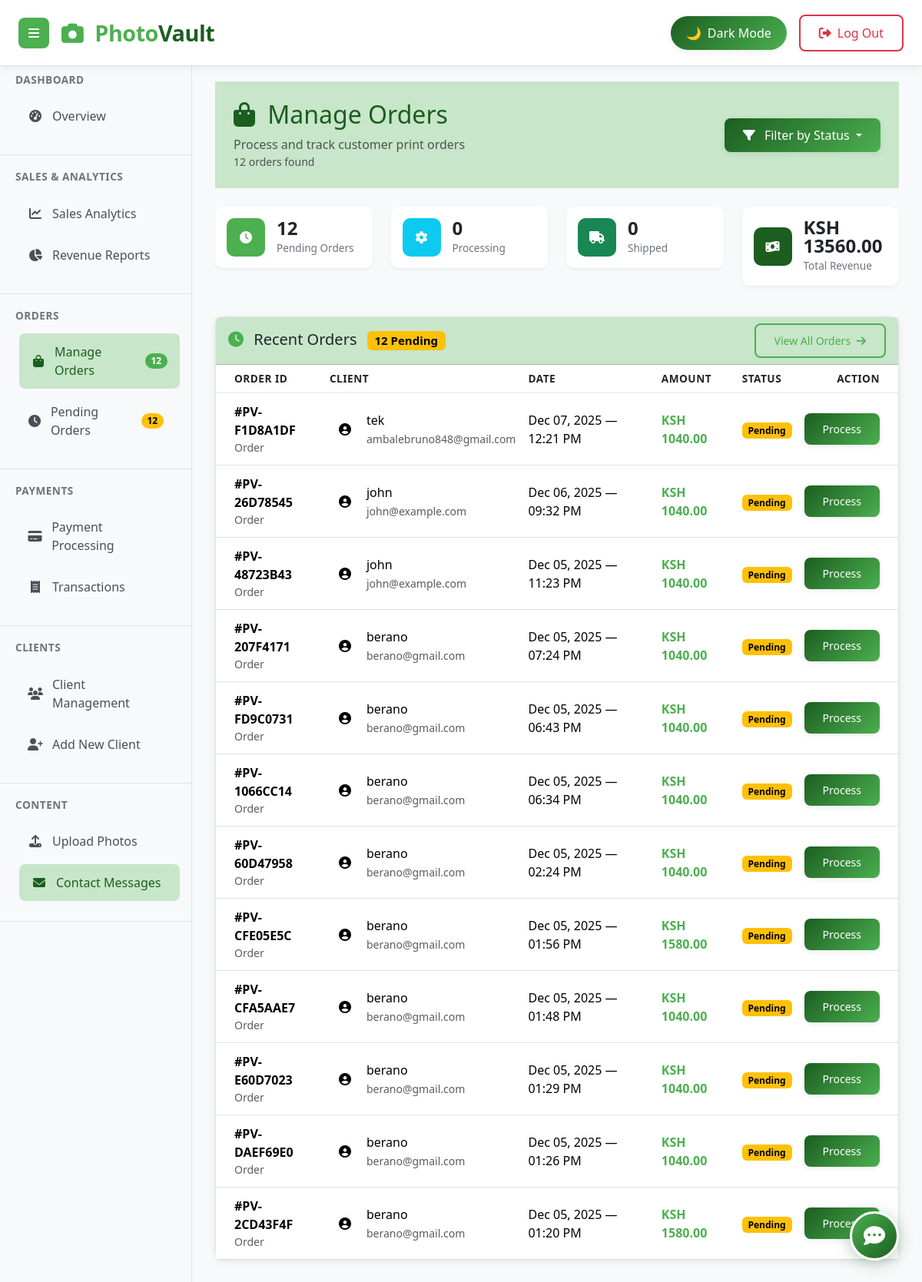
The page /orders/ (signed in) on the database as committed earlier.
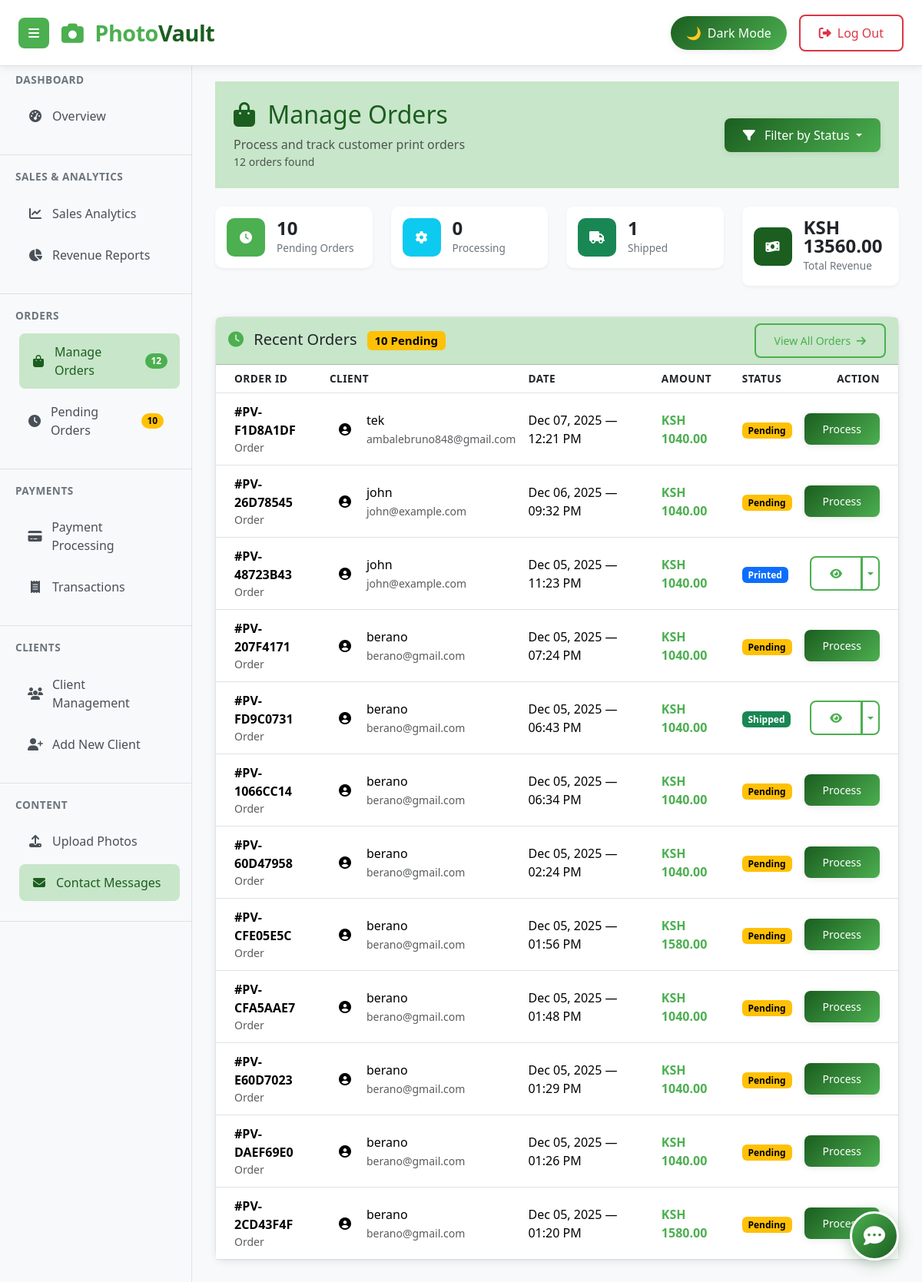
The same page on the database as committed later.
### Photoapp/models.py (models this page shows, shortened)
class PrintOrder(models.Model):
    SIZE_CHOICES = [
        ('4x6', '4x6 inches'),
        ('5x7', '5x7 inches'),
        ('8x10', '8x10 inches'),
        ('11x14', '11x14 inches'),
        ('16x20', '16x20 inches'),
        ('20x30', '20x30 inches'),
    ]
    PAPER_CHOICES = [
        ('matte', 'Matte'),
        ('glossy', 'Glossy'),
        ('lustre', 'Lustre'),
        ('metallic', 'Metallic'),
    ]
    STATUS_CHOICES = [
        ('pending', 'Pending'),
        ('processing', 'Processing'),
        ('printed', 'Printed'),
        ('shipped', 'Shipped'),
        ('delivered', 'Delivered'),
        ('cancelled', 'Cancelled'),
    ]
    SHIPPING_CHOICES = [
        ('standard', 'Standard (5-7 days)'),
        ('express', 'Express (2-3 days)'),
        ('overnight', 'Overnight (1 day)'),
    ]
    order_number = models.CharField(max_length=20, unique=True, default=generate_order_number)
    user = models.ForeignKey(User, on_delete=models.CASCADE, related_name='print_orders')
    print_size = models.CharField(max_length=20, choices=SIZE_CHOICES, default='8x10')
    paper_type = models.CharField(max_length=20, choices=PAPER_CHOICES, default='matte')
    quantity = models.PositiveIntegerField(default=1)
    framing = models.BooleanField(default=False)
    frame_color = models.CharField(max_length=50, blank=True, null=True)
    shipping_method = models.CharField(max_length=20, choices=SHIPPING_CHOICES, default='standard')
    shipping_address = models.TextField()
    shipping_city = models.CharField(max_length=100)
    shipping_state = models.CharField(max_length=100)
    shipping_zip = models.CharField(max_length=20)
    shipping_country = models.CharField(max_length=100, default='Kenya')
    contact_email = models.EmailField()
    contact_phone = models.CharField(max_length=20)
    status = models.CharField(max_length=20, choices=STATUS_CHOICES, default='pending')
    status_updated = models.DateTimeField(auto_now=True)
    tracking_number = models.CharField(max_length=100, blank=True, null=True)
    estimated_delivery = models.DateField(blank=True, null=True)
    subtotal = models.DecimalField(max_digits=10, decimal_places=2)
    shipping_cost = models.DecimalField(max_digits=10, decimal_places=2)
    tax = models.DecimalField(max_digits=10, decimal_places=2)
    total_amount = models.DecimalField(max_digits=10, decimal_places=2)
    created_at = models.DateTimeField(auto_now_add=True)
    updated_at = models.DateTimeField(auto_now=True)
    class Meta:
        ordering = ['-created_at']

### Photoapp/views.py (the view)
# urls.py: path('orders/', views.admin_orders, name='admin_orders'),
@login_required
def admin_orders(request):
    status_filter = request.GET.get('status', '')
    base_query = PrintOrder.objects.all().order_by('-created_at')
    if status_filter:
        orders = base_query.filter(status=status_filter)
    else:
        orders = base_query
    pending_count = base_query.filter(status='pending').count()
    processing_count = base_query.filter(status='processing').count()
    shipped_count = base_query.filter(status='shipped').count()
    total_revenue = base_query.exclude(status='cancelled').aggregate(
        total=models.Sum('total_amount')
    )['total'] or Decimal('0.00')
    context = {
        "orders": orders,
        "pending_count": pending_count,
        "processing_count": processing_count,
        "shipped_count": shipped_count,
        "total_orders_count": base_query.count(),
        "total_revenue": float(total_revenue),
        "status_filter": status_filter,
    }
    return render(request, "admin_orders.html", context)

### Photoapp/templates/admin_orders.html (shortened to what this page needs)
{% extends "base.html" %}
{% block auth_buttons %}
    <button class="btn-logout" onclick="logout()">
        <i class="fas fa-sign-out-alt"></i>
        <span class="d-none d-md-inline">Log Out</span>
    </button>
{% endblock %}
{% block sidebar %}
    <nav class="sidebar">
        <div class="sidebar-section">
            <h6 class="sidebar-section-title">Dashboard</h6>
            <a href="{% url 'admin' %}" class="sidebar-link">
                <i class="fas fa-tachometer-alt"></i>
                <span>Overview</span>
            </a>
        </div>
        <div class="sidebar-section">
            <h6 class="sidebar-section-title">Sales & Analytics</h6>
            <a href="#" class="sidebar-link">
                <i class="fas fa-chart-line"></i>
                <span>Sales Analytics</span>
            </a>
            <a href="#" class="sidebar-link">
                <i class="fas fa-chart-pie"></i>
                <span>Revenue Reports</span>
            </a>
        </div>
        <div class="sidebar-section">
            <h6 class="sidebar-section-title">Orders</h6>
            <a href="{% url 'admin_orders' %}" class="sidebar-link active">
                <i class="fas fa-shopping-bag"></i>
                <span>Manage Orders</span>
                <span class="badge bg-pv-light rounded-pill ms-auto">{{ total_orders_count|default:"0" }}</span>
            </a>
            <a href="#" class="sidebar-link">
                <i class="fas fa-clock"></i>
                <span>Pending Orders</span>
                <span class="badge bg-warning rounded-pill ms-auto">{{ pending_count|default:"0" }}</span>
            </a>
        </div>
        <div class="sidebar-section">
            <h6 class="sidebar-section-title">Payments</h6>
            <a href="#" class="sidebar-link">
                <i class="fas fa-credit-card"></i>
                <span>Payment Processing</span>
            </a>
            <a href="#" class="sidebar-link">
                <i class="fas fa-receipt"></i>
                <span>Transactions</span>
            </a>
        </div>
        <div class="sidebar-section">
            <h6 class="sidebar-section-title">Clients</h6>
            <a href="{% url 'clientManage' %}" class="sidebar-link">
                <i class="fas fa-users"></i>
                <span>Client Management</span>
            </a>
            <a href="#" class="sidebar-link" onclick="openUploadModal()">
                <i class="fas fa-user-plus"></i>
                <span>Add New Client</span>
            </a>
        </div>
        <div class="sidebar-section">
            <h6 class="sidebar-section-title">Content</h6>
            <a href="{% url 'upload_photos' %}" class="sidebar-link">
                <i class="fas fa-upload"></i>
                <span>Upload Photos</span>
            </a>
            <a href="{% url 'admin_contact_messages' %}" class="sidebar-link active">
                <i class="fas fa-envelope"></i>
                <span>Contact Messages</span>
            </a>
        </div>
    </nav>
{% endblock %}
{% block content %}
<div class="container-fluid p-0">
    <div class="dashboard-header bg-pv-very-light py-4 px-4 mb-4">
        <div class="d-flex justify-content-between align-items-center flex-wrap">
            <div>
                <h1 class="h2 mb-0 text-pv-deep">
                    <i class="fas fa-shopping-bag me-2"></i>
                    Manage Orders
                </h1>
                <p class="text-muted mb-0 mt-2">Process and track customer print orders</p>
                <p class="text-muted small mb-0">{{ orders.count }} orders found</p>
            </div>
            <div class="d-flex align-items-center gap-3 mt-2 mt-md-0">
                <div class="dropdown">
                    <button class="btn btn-pv-primary dropdown-toggle" type="button" data-bs-toggle="dropdown">
                        <i class="fas fa-filter me-2"></i>
                        {% if status_filter %}
                            {{ status_filter|title }} Orders
                        {% else %}
                            Filter by Status
                        {% endif %}
                    </button>
                </div>
            </div>
        </div>
    </div>
    <div class="row mb-4">
        <div class="col-md-3 col-6 mb-3">
            <div class="stat-card">
                <div class="stat-icon bg-pv-light">
                    <i class="fas fa-clock text-white"></i>
                </div>
                <div class="stat-content">
                    <div class="stat-number">{{ pending_count|default:"0" }}</div>
                    <div class="stat-label">Pending Orders</div>
                </div>
            </div>
        </div>
        <div class="col-md-3 col-6 mb-3">
            <div class="stat-card">
                <div class="stat-icon bg-info">
                    <i class="fas fa-cog text-white"></i>
                </div>
                <div class="stat-content">
                    <div class="stat-number">{{ processing_count|default:"0" }}</div>
                    <div class="stat-label">Processing</div>
                </div>
            </div>
        </div>
        <div class="col-md-3 col-6 mb-3">
            <div class="stat-card">
                <div class="stat-icon bg-success">
                    <i class="fas fa-truck text-white"></i>
                </div>
                <div class="stat-content">
                    <div class="stat-number">{{ shipped_count|default:"0" }}</div>
                    <div class="stat-label">Shipped</div>
                </div>
            </div>
        </div>
        <div class="col-md-3 col-6 mb-3">
            <div class="stat-card">
                <div class="stat-icon bg-pv-deep">
                    <i class="fas fa-money-bill-wave text-white"></i>
                </div>
                <div class="stat-content">
                    <div class="stat-number">KSH {{ total_revenue|floatformat:2|default:"0.00" }}</div>
                    <div class="stat-label">Total Revenue</div>
                </div>
            </div>
        </div>
    </div>
    <div class="card h-100">
        <div class="card-header bg-pv-very-light d-flex justify-content-between align-items-center">
            <h5 class="mb-0">
                <i class="fas fa-clock me-2 text-pv-light"></i>
                Recent Orders
                <span class="badge bg-warning ms-2">{{ pending_count }} Pending</span>
            </h5>
            <a href="{% url 'admin_orders' %}" class="btn btn-pv-outline btn-sm">
                View All Orders
                <i class="fas fa-arrow-right ms-1"></i>
            </a>
        </div>
        <div class="card-body p-0">
            <div class="table-responsive">
                <table class="table table-hover mb-0">
                    <thead>
                        <tr class="bg-pv-very-light">
                            <th class="ps-4">Order ID</th>
                            <th>Client</th>
                            <th>Date</th>
                            <th>Amount</th>
                            <th>Status</th>
                            <th class="pe-4 text-end">Action</th>
                        </tr>
                    </thead>
                    <tbody>
                        {% for order in orders %}
                        <tr>
                            <td class="ps-4">
                                <strong>#{{ order.order_number }}</strong>
                                <div class="text-muted small">Order</div>
                            </td>
                            <td>
                                <div class="d-flex align-items-center">
                                    <div class="client-avatar me-2">
                                        <i class="fas fa-user-circle"></i>
                                    </div>
                                    <div>
                                        <div class="fw-medium">{{ order.user.username }}</div>
                                        <small class="text-muted">{{ order.user.email }}</small>
                                    </div>
                                </div>
                            </td>
                            <td>{{ order.created_at|date:"M d, Y — h:i A" }}</td>
                            <td>
                                <span class="fw-bold text-pv-light">KSH {{ order.total_amount|floatformat:2 }}</span>
                            </td>
                            <td>
                                {% if order.status == 'pending' %}
                                    <span class="badge bg-warning text-dark" id="status-badge-{{ order.id }}">Pending</span>
                                {% elif order.status == 'processing' %}
                                    <span class="badge bg-info" id="status-badge-{{ order.id }}">Processing</span>
                                {% elif order.status == 'printed' %}
                                    <span class="badge bg-primary" id="status-badge-{{ order.id }}">Printed</span>
                                {% elif order.status == 'shipped' %}
                                    <span class="badge bg-success" id="status-badge-{{ order.id }}">Shipped</span>
                                {% elif order.status == 'delivered' %}
                                    <span class="badge bg-success" id="status-badge-{{ order.id }}">Delivered</span>
                                {% elif order.status == 'cancelled' %}
                                    <span class="badge bg-danger" id="status-badge-{{ order.id }}">Cancelled</span>
                                {% else %}
                                    <span class="badge bg-secondary" id="status-badge-{{ order.id }}">{{ order.get_status_display }}</span>
                                {% endif %}
                            </td>
                            <td class="pe-4 text-end">
                                {% if order.status == 'pending' %}
                                    <button class="btn btn-sm btn-pv-primary" onclick="openUpdateModal('{{ order.id }}')">
                                        Process
                                    </button>
                                {% else %}
                                    <div class="btn-group">
                                        <button class="btn btn-sm btn-pv-outline" onclick="trackOrder('{{ order.id }}')">
                                            <i class="fas fa-eye"></i>
                                        </button>
                                        <button class="btn btn-sm btn-pv-outline dropdown-toggle dropdown-toggle-split"
                                                type="button"
                                                data-bs-toggle="dropdown"
                                                aria-expanded="false">
                                        </button>
                                    </div>
                                {% endif %}
                            </td>
                        </tr>
                        {% endfor %}
                    </tbody>
                </table>
            </div>
        </div>
    </div>
</div>
{% endblock %}

Rows that differ between the two databases and show on the page:
changed PrintOrder "PV-48723B43": status "Pending Process" → "Printed"
changed PrintOrder "PV-FD9C0731": status "Pending Process" → "Shipped"
Other text that changed with them:
{{ pending_count|default:"0" }}: "12" → "10"
{{ shipped_count|default:"0" }}: "0" → "1"
{{ pending_count }}: "12" → "10"
